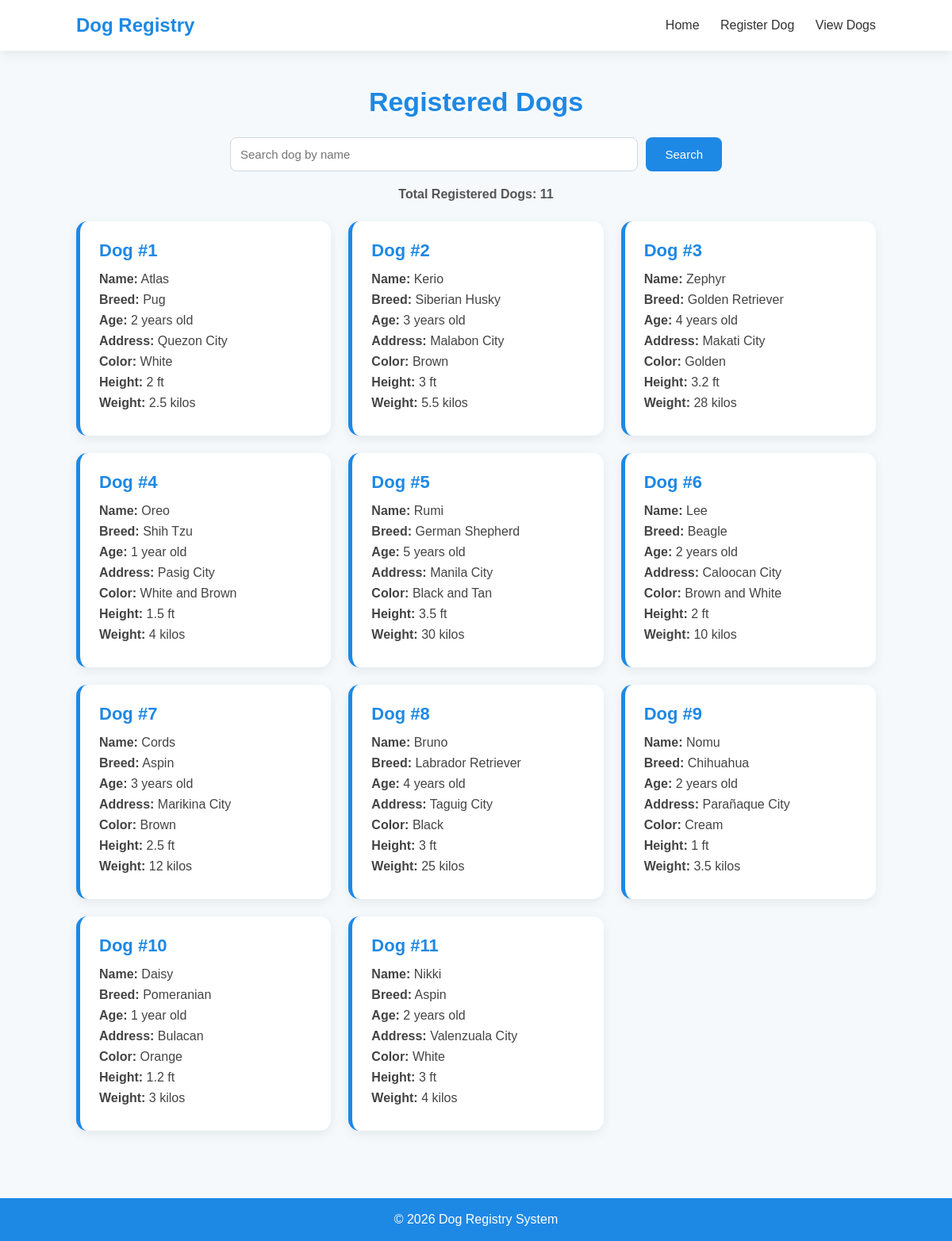
Screenshot of /dogview.php with the database file from the repository.
### tables this page shows
CREATE TABLE `dogs` (
  `id` int(11) NOT NULL,
  `name` varchar(100) NOT NULL,
  `breed` varchar(100) NOT NULL,
  `age` varchar(50) NOT NULL,
  `address` varchar(150) NOT NULL,
  `color` varchar(50) NOT NULL,
  `height` varchar(50) NOT NULL,
  `weight` varchar(50) NOT NULL
);

### dogview.php (the view, shortened to what this page needs)
<?php
$host = "localhost";
$user = "root";
$password = "";
$database = "dog_registry";
$conn = mysqli_connect($host, $user, $password, $database);
$search = "";
$total = 0;
$result = false;
$error = "";
if (!$conn) {
    $error = "Database connection failed. Please make sure MySQL is running and the dog_registry database exists.";
} else {
    if (isset($_GET['search'])) {
        $search = $_GET['search'];
        $sql = "SELECT * FROM dogs WHERE name LIKE '%$search%' ORDER BY id ASC";
    } else {
        $sql = "SELECT * FROM dogs ORDER BY id ASC";
    }
    $result = mysqli_query($conn, $sql);
    if ($result) {
        $total = mysqli_num_rows($result);
    } else {
        $error = "Unable to retrieve dog records.";
    }
}
?>
<!DOCTYPE html>
<html lang="en">
<head>
    <link rel="stylesheet" href="style.css">
</head>
<body>
<header class="navbar">
    <h2 class="logo">Dog Registry</h2>
    <nav>
        <a href="index.php">Home</a>
        <a href="dogregister.php">Register Dog</a>
        <a href="dogview.php">View Dogs</a>
    </nav>
</header>
<main class="page">
    <h1 class="page-title">Registered Dogs</h1>
    <form method="GET" action="" class="search-box">
        <input type="text" name="search" placeholder="Search dog by name" value="<?php echo $search; ?>">
        <button type="submit" class="btn">Search</button>
    </form>
    <?php
    if ($error != "") {
        echo "<p class='message error-message'>$error</p>";
    } else {
        echo "<p class='total'>Total Registered Dogs: $total</p>";
    }
    ?>
    <div class="dog-grid">
        <?php
        if ($result && $total > 0) {
            $number = 1;
            while ($row = mysqli_fetch_assoc($result)) {
                echo "<div class='dog-card'>";
                echo "<h2>Dog #" . $number . "</h2>";
                echo "<p><strong>Name:</strong> " . $row['name'] . "</p>";
                echo "<p><strong>Breed:</strong> " . $row['breed'] . "</p>";
                echo "<p><strong>Age:</strong> " . $row['age'] . "</p>";
                echo "<p><strong>Address:</strong> " . $row['address'] . "</p>";
                echo "<p><strong>Color:</strong> " . $row['color'] . "</p>";
                echo "<p><strong>Height:</strong> " . $row['height'] . "</p>";
                echo "<p><strong>Weight:</strong> " . $row['weight'] . "</p>";
                echo "</div>";
                $number++;
            }
        } else if ($error == "") {
            echo "<p class='no-record'>No dog records found.</p>";
        }
        ?>
    </div>
</main>
<footer>
    <p>© 2026 Dog Registry System</p>
</footer>
</body>
</html>

### style.css (style rules this page uses)
* { margin: 0; padding: 0; box-sizing: border-box; }
body { font-family: Arial, Helvetica, sans-serif; background-color: #f5f9fc; color: #222; }
.navbar { background-color: white; padding: 18px 8%; display: flex; justify-content: space-between; align-items: center; box-shadow: 0 3px 14px rgba(0, 0, 0, 0.08); }
.logo { color: #1e88e5; font-size: 24px; }
.navbar nav a { color: #333; text-decoration: none; margin-left: 22px; font-weight: 500; }
.btn { display: inline-block; background-color: #1e88e5; color: white; padding: 12px 24px; border-radius: 8px; text-decoration: none; border: none; cursor: pointer; font-size: 15px; }
.page { padding: 45px 8%; min-height: 70vh; }
.page-title { text-align: center; color: #1e88e5; font-size: 34px; margin-bottom: 25px; }
.search-box { max-width: 620px; margin: 0 auto 20px auto; display: flex; gap: 10px; }
.search-box input { flex: 1; padding: 12px; border: 1px solid #cfd8dc; border-radius: 8px; font-size: 15px; }
.total { text-align: center; color: #555; font-weight: bold; margin-bottom: 25px; }
.dog-grid { display: grid; grid-template-columns: repeat(auto-fit, minmax(260px, 1fr)); gap: 22px; }
.dog-card { background-color: white; padding: 24px; border-radius: 14px; border-left: 5px solid #1e88e5; box-shadow: 0 4px 14px rgba(0, 0, 0, 0.07); transition: 0.2s; }
.dog-card h2 { color: #1e88e5; margin-bottom: 14px; font-size: 22px; }
.dog-card p { color: #444; margin-bottom: 8px; }
footer { background-color: #1e88e5; color: white; text-align: center; padding: 18px; margin-top: 40px; }

### rows the page displays
dogs: name "Atlas", breed "Pug", age "2 years old", address "Quezon City", color "White", height "2 ft", weight "2.5 kilos"
dogs: name "Kerio", breed "Siberian Husky", age "3 years old", address "Malabon City", color "Brown", height "3 ft", weight "5.5 kilos"
dogs: name "Zephyr", breed "Golden Retriever", age "4 years old", address "Makati City", color "Golden", height "3.2 ft", weight "28 kilos"
dogs: name "Oreo", breed "Shih Tzu", age "1 year old", address "Pasig City", color "White and Brown", height "1.5 ft", weight "4 kilos"
dogs: name "Rumi", breed "German Shepherd", age "5 years old", address "Manila City", color "Black and Tan", height "3.5 ft", weight "30 kilos"
dogs: name "Lee", breed "Beagle", age "2 years old", address "Caloocan City", color "Brown and White", height "2 ft", weight "10 kilos"
dogs: name "Cords", breed "Aspin", age "3 years old", address "Marikina City", color "Brown", height "2.5 ft", weight "12 kilos"
dogs: name "Bruno", breed "Labrador Retriever", age "4 years old", address "Taguig City", color "Black", height "3 ft", weight "25 kilos"
dogs: name "Nomu", breed "Chihuahua", age "2 years old", address "Parañaque City", color "Cream", height "1 ft", weight "3.5 kilos"
dogs: name "Daisy", breed "Pomeranian", age "1 year old", address "Bulacan", color "Orange", height "1.2 ft", weight "3 kilos"
dogs: name "Nikki", breed "Aspin", age "2 years old", address "Valenzuala City", color "White", height "3 ft", weight "4 kilos"

### other values shown
$total "11"
